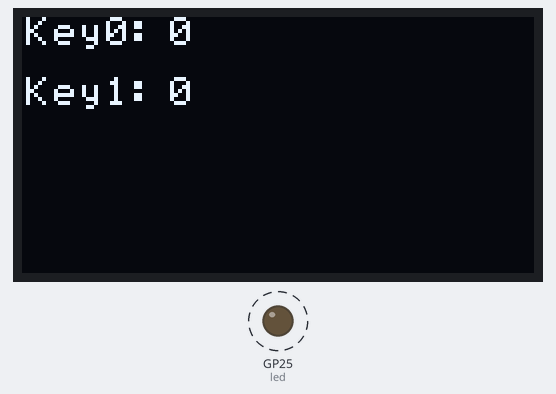
Simulated run of this program. Board: Raspberry Pi Pico running MicroPython. Shown: 128×64 one-colour display, output pins drawn as LEDs (lit = HIGH). Dashed ring = blinking. Threads take turns every 2 ms; library files of the repository ran but are not shown: BasicFont.py; pins used as bus, display or sensor lines are not drawn; what the program prints to the serial console is not drawn.

Above: at 1.05 s.
Timing chart, 0 to 40.0 s (numbered marks = the images above):
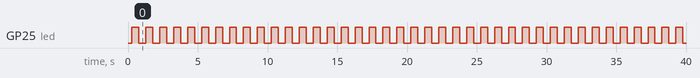

The program:

DisplayDemo.py
```python
from machine import Pin, Timer
from PiPicoRunnerBase import piPicoRunnerBase
import PicoOled13

import machine


class DisplayDemo(piPicoRunnerBase):

    # Overrides the base class method to do initializations
    def beforeRun(self):
        print("Runnning")
        piPicoRunnerBase.runSlowTickOnSecondCore = True
        piPicoRunnerBase.slowTickFrequency = 20          # Sets the Slow tick timer frequency
        piPicoRunnerBase.fastTickFrequency = 1000        # Sets the Fast tick timer frequency

        self.blinkTimer = Timer()
        self.blinkTimer.init(freq=2, mode=Timer.PERIODIC, callback=self.blink)


    # Constructor
    def __init__(self):
        super().__init__()     # Mandatory to get the base class to work

        self.display=PicoOled13.get()
        self.display.clear()

        self.buttonACnt = 0             # Counts KEY0 presses
        self.buttonBCnt = 0             # Counts KEY1 presses

        self.runCnt = 0                 # Counts the number of display updates (For debug purposes)

        self.btnAPressed = False        # True if KEY0 is pressed down
        self.btnBPressed = False        # True if KEY1 is pressed

        self.updateDisplay = True       # Set to True if the Display needs to be updated in the next update cycle

        self.led = machine.Pin("LED", machine.Pin.OUT)
        self.led.on()


    # Gets called by the base class to run on the fast tick frequency intervals.
    # Runs the button logic
    def fastTick(self):
        self.checkBtnA()
        self.checkBtnB()

    # Checks the state of KEY0 and updates the counter if needed
    def checkBtnA(self):
        if not self.btnAPressed:
            if self.display.is_pressed(self.display.KEY0):
                self.btnAPressed = True
                self.buttonACnt += 1
                self.updateDisplay = True
        else:
            if not self.display.is_pressed(self.display.KEY0):
                self.btnAPressed = False


    # Checks the state of KEY1 and updates the counter if needed
    def checkBtnB(self):
        if not self.btnBPressed:
            if self.display.is_pressed(self.display.KEY1):
                self.btnBPressed = True
                self.buttonBCnt += 1
                self.updateDisplay = True
        else:
            if not self.display.is_pressed(self.display.KEY1):
                self.btnBPressed = False


    # Gets called by the base class to run on the slow tick frequency intervals
    # Runs the display logic
    def slowTick(self):
        self.runCnt +=1

        if self.updateDisplay:
            self.updateDisplay  = False
            self.clearDisplay()
            self.display.text("Key0: " + str(self.buttonACnt) , 0,0)
            self.display.text("Key1: " + str(self.buttonBCnt) , 0,15)
            self.display.text(str(self.runCnt) , 100,55)
            self.display.show(0, 23)

            #self.display.show()


    # Gets called by the BlinkTimer to toggle the onboard LED on the Pi Pico
    def blink(self, timer):
        self.led.toggle()


    def clearDisplay(self):
        self.display.fill(0)


# Application runs from here
if __name__ == '__main__':
    runner = DisplayDemo()
    runner.run()
```

PiPicoRunnerBase.py
```python
# (licence header left out)
from machine import Timer
import _thread
import time

class piPicoRunnerBase:


    # Override this method to be called periodically on the slow tick frequency
    def fastTick(self):
        pass


    # Override this method to be called periodically on the slow tick frequency
    # Depending on configuration, this can be executed be on the second CPU Core
    def slowTick(self):
        pass


    # Override this method to initialize stuff before the Tick Timers are started.
    # This method will be called when startRun is called.
    def beforeRun(self):
        pass


    # Call this method from you script entry point (__main__) to start execution
    # Note that this method does NOT return. All application logic should be executed in the child class method
    def run(self):
        self.beforeRun()
        print("Starting Tick timers")
        self.__fastTickTimer.init(freq=self.fastTickFrequency, mode=Timer.PERIODIC, callback=self.__fastTickTimerCallback)
        self.__slowTickTimer.init(freq=self.slowTickFrequency, mode=Timer.PERIODIC, callback=self.__slowTickTimerCallback)

        #Endless loop to prevent the script from exiting
        while True:
            time.sleep(2)


    # Constructor. Must be explicitly called from the child class
    def __init__(self):
        self.runSlowTickOnSecondCore = True  # Set this to True to let the slow tick run on the second CPU core
        self.slowTickFrequency = 20          # Sets the Slow tick timer frequency
        self.fastTickFrequency = 1000        # Sets the Fast tick timer frequency

        self.__slowTickRunning = False    # Is true while the slow Tick is running. (To prevent two update triggers running simultanious, when the first one takes too long)
        self.__fastTickRunning = False    # Is true while the fast Tick is running. (To prevent two update triggers running simultanious, when the first one takes too long)

        print("Initializing Pi Pico Runner Base")
        self.__fastTickTimer = Timer()
        self.__slowTickTimer = Timer()


    # Callback for the fast tick timer
    def __fastTickTimerCallback(self, timer):
        if not self.__fastTickRunning:
            self.__fastTickRunning = True
            self.fastTick()
            self.__fastTickRunning = False


    #Callback for the slow tick timer
    def __slowTickTimerCallback(self, timer):
        if not self.__slowTickRunning:
            self.__slowTickRunning = True

            if self.runSlowTickOnSecondCore:
                _thread.start_new_thread(self.__slowtickThreadRunner, ())
            else:
                self.__slowtickThreadRunner()


    # Runs the slow tick on the second processor core, or on core 1, depending on configuration
    def __slowtickThreadRunner(self):
        self.slowTick()
        self.__slowTickRunning = False
```

PicoOled13.py
```python
from machine import Pin,SPI
import framebuf
import time
import BasicFont

# Pin Definitions
DC = 8
RST = 12
MOSI = 11
SCK = 10
CS = 9

KEY0=15
KEY1=17

# Display object
display=None

class OLED_1inch3_SPI(framebuf.FrameBuffer):
    def __init__(self):
        self.is_on=0
        self.width = 128
        self.height = 64

        self.white =   0xffff
        self.black =   0x0000

        self.font=BasicFont.BasicFontCondensed

        # framebuf init
        self.buffer = bytearray(self.height * self.width // 8)
        super().__init__(self.buffer, self.width, self.height, framebuf.MONO_HMSB)

        # SPI init
        self.cs = Pin(CS,Pin.OUT)
        self.rst = Pin(RST,Pin.OUT)

        self.cs(1)
        self.spi = SPI(1)
        self.spi = SPI(1,2000_000)
        self.spi = SPI(1,20000_000,polarity=0, phase=0,sck=Pin(SCK),mosi=Pin(MOSI),miso=None)
        self.dc = Pin(DC,Pin.OUT)
        self.dc(1)

        # display init
        self.init_display()

        # Clear the screen on init - needs frambuf init, spi init and display init
        self.clear()

        # Init Keys
        self.KEY0=KEY0
        self.KEY1=KEY1
        self.key0=Pin(KEY0,Pin.IN,Pin.PULL_UP)
        self.key1=Pin(KEY1,Pin.IN,Pin.PULL_UP)

    def is_pressed(self, key):
        if key == self.KEY0:
            return not(self.key0.value())
        elif key == self.KEY1:
            return not(self.key1.value())
        else:
            return None

    def on(self):
        if not self.is_on:
            self.write_cmd(0xAF)
            self.is_on=1

    def off(self):
        if self.is_on:
            self.write_cmd(0xAE)
            self.is_on=0

    def get_width(self):
        return self.width

    def get_height(self):
        return self.height

    def write_cmd(self, cmd):
        self.cs(1)
        self.dc(0)
        self.cs(0)
        self.spi.write(bytearray([cmd]))
        self.cs(1)

    def write_data(self, buf):
        self.cs(1)
        self.dc(1)
        self.cs(0)
        self.spi.write(bytearray([buf]))
        self.cs(1)

    def init_display(self):
        """Initialize display"""
        self.rst(1)
        time.sleep(0.001)
        self.rst(0)
        time.sleep(0.01)
        self.rst(1)

        self.off()

        self.write_cmd(0x00)   # set lower column address
        self.write_cmd(0x10)   # set higher column address

        self.write_cmd(0xB0)   # set page address

        self.write_cmd(0xdc)   # set display start line
        self.write_cmd(0x00)   # (2nd param)

        self.write_cmd(0x81)   # contract control
        self.write_cmd(0x80)   # 128

        self.write_cmd(0x21)   # Set Memory addressing mode (0x20/0x21) #
        self.write_cmd(0xa0)   # set segment remap
        self.write_cmd(0xc0)   # Com scan direction
        self.write_cmd(0xa4)   # Disable Entire Display On (0xA4/0xA5)
        self.write_cmd(0xa6)   # normal / reverse

        self.write_cmd(0xa8)   # multiplex ratio ??
        self.write_cmd(0x3f)   # duty = 1/64 ??

        self.write_cmd(0xd3)   # set display offset
        self.write_cmd(0x60)

        self.write_cmd(0xd5)   # set osc division
        self.write_cmd(0x50)

        self.write_cmd(0xd9)   # set pre-charge period
        self.write_cmd(0x22)

        self.write_cmd(0xdb)   # set vcomh
        self.write_cmd(0x35)

        self.write_cmd(0xad)   # set charge pump enable
        self.write_cmd(0x8a)   #Set DC-DC enable (a=0:disable; a=1:enable)

        self.on()

    # Show function
    def show(self, start=0, end=64):
        # Range limiting for show
        if start < 0 or 64 < start:
            start = 0
        if end < 0 or 64 < end:
            end = self.height

        # start is lower than the end, by definition
        if end < start:
            start,end = end,start

        self.write_cmd(0xb0)
        for page in range(start,end):
            self.column = 63 - page
            self.write_cmd(0x00 + (self.column & 0x0f))
            self.write_cmd(0x10 + (self.column >> 4))
            for num in range(0,16):
                self.write_data(self.buffer[page*16+num])

    def clear(self):
        self.fill(self.black)
        self.show()

    def text(self,s,x0,y0,col=0xffff,wrap=1,just=0):
        if len(s)==0:
            return(x0, y0)

        x=x0
        pixels = bytearray([])
        for i in range(len(s)):
            C = ord(s[i])
            if C < 32 or C > 127:
                C = 32
            cdata = self.font[C - 32]

            # check wrap/clip at edge of screen
            if len(pixels) and \
                    ((just==0 and x+len(pixels)+len(cdata) > self.width) or \
                    (just==1 and x-len(pixels)-len(cdata) < 0) or \
                    (just==2 and x-len(pixels)/2-len(cdata) < 0) or \
                    (just==2 and x+len(pixels)/2+len(cdata) > self.width)):
                if col==0:
                    for i, v in enumerate(pixels): pixels[i] = 0xFF & ~ v
                fb = framebuf.FrameBuffer(pixels, len(pixels), 8, framebuf.MONO_VLSB)
                if just==0:
                    self.blit(fb, x, y0)
                elif just==1:
                    self.blit(fb, x-len(pixels), y0)
                else:
                    self.blit(fb, x-int(len(pixels)/2), y0)
                pixels = bytearray([])

                if wrap == 0:
                    # clip text at right of screen
                    return [x,y0+9]
                if wrap == 1:
                    # wrap to start of line
                    x=0
                else:
                    # wrap to X0 co-ordinate
                    x=x0
                y0=y0+9

                if y0 > self.height:
                    return [x,y0+9]

            pixels += bytearray(cdata)

        if col==0:
            for i, v in enumerate(pixels): pixels[i] = 0xFF & ~ v
        fb = framebuf.FrameBuffer(pixels, len(pixels), 8, framebuf.MONO_VLSB)
        if just==0:
            self.blit(fb, x, y0)
        elif just==1:
            self.blit(fb, x-len(pixels), y0)
        else:
            self.blit(fb, x-int(len(pixels)/2), y0)

        return [x,y0+9]

def get():
    global display
    if display is None:
        display=OLED_1inch3_SPI()
    return display


if __name__=='__main__':
    test()
```

Measured:
- by itself, GP25 (led): alternates HIGH for 0.50 s and LOW for 0.50 s
